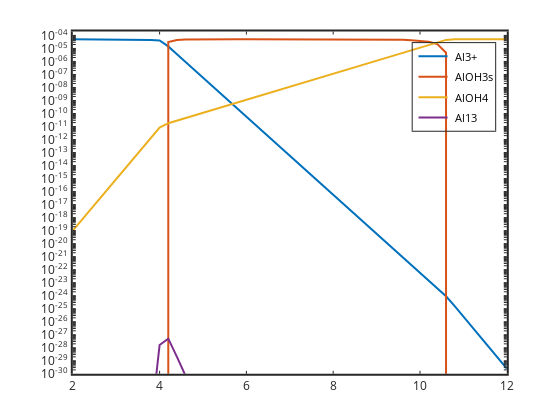

Here is the notebook cell this chart was saved with:
### Code cell
semilogy(pH,Al,'linewidth',2,pH,AlOH3s,'linewidth',2,pH,AlOH4,'linewidth',2, ...
pH,Al13,'linewidth',2)
 set(gca,'linewidth',2,'fontsize',12)
legend('Al3+','AlOH3s','AlOH4','Al13')
axis([2 12 1e-30 2e-4])

### Figure 1 — Plotly figure (JSON) as saved in the notebook; plotly's stock layout.template omitted (floating-point values rounded to 4 significant figures; data arrays with more than 128 entries replaced by an {"elided": "..."} marker saying what was removed)
{"data": [{"line": {"color": "rgb(0,113,188)", "dash": "solid", "width": 2}, "marker": {"color": "rgb(0,113,188)", "line": {"color": "rgb(0,113,188)"}, "size": 6, "symbol": "none"}, "mode": "lines", "name": "Al3+", "showlegend": true, "type": "scatter", "visibility": true, "x": [2, 2.2, 2.4, 2.6, 2.8, 3, 3.2, 3.4, 3.6, 3.8, 4, 4.2, 4.4, 4.6, 4.8, 5, 5.2, 5.4, 5.6, 5.8, 6, 6.2, 6.4, 6.6, 6.8, 7, 7.2, 7.4, 7.6, 7.8, 8, 8.2, 8.4, 8.6, 8.8, 9, 9.2, 9.4, 9.6, 9.8, 10, 10.2, 10.4, 10.6, 10.8, 11, 11.2, 11.4, 11.6, 11.8, 12], "xaxis": "x", "y": [4.989e-05, 4.983e-05, 4.972e-05, 4.956e-05, 4.931e-05, 4.892e-05, 4.831e-05, 4.737e-05, 4.594e-05, 4.385e-05, 4.087e-05, 1.432e-05, 3.597e-06, 9.036e-07, 2.27e-07, 5.702e-08, 1.432e-08, 3.597e-09, 9.036e-10, 2.27e-10, 5.702e-11, 1.432e-11, 3.597e-12, 9.036e-13, 2.27e-13, 5.702e-14, 1.432e-14, 3.597e-15, 9.036e-16, 2.27e-16, 5.702e-17, 1.432e-17, 3.597e-18, 9.036e-19, 2.27e-19, 5.702e-20, 1.432e-20, 3.597e-21, 9.036e-22, 2.27e-22, 5.702e-23, 1.432e-23, 3.597e-24, 9.036e-25, 1.581e-25, 2.506e-26, 3.972e-27, 6.295e-28, 9.976e-29, 1.581e-29, 2.506e-30], "yaxis": "y"}, {"line": {"color": "rgb(216,82,24)", "dash": "solid", "width": 2}, "marker": {"color": "rgb(216,82,24)", "line": {"color": "rgb(216,82,24)"}, "size": 6, "symbol": "none"}, "mode": "lines", "name": "AlOH3s", "showlegend": true, "type": "scatter", "visibility": true, "x": [2, 2.2, 2.4, 2.6, 2.8, 3, 3.2, 3.4, 3.6, 3.8, 4, 4.2, 4.4, 4.6, 4.8, 5, 5.2, 5.4, 5.6, 5.8, 6, 6.2, 6.4, 6.6, 6.8, 7, 7.2, 7.4, 7.6, 7.8, 8, 8.2, 8.4, 8.6, 8.8, 9, 9.2, 9.4, 9.6, 9.8, 10, 10.2, 10.4, 10.6, 10.8, 11, 11.2, 11.4, 11.6, 11.8, 12], "xaxis": "x", "y": [0, 0, 0, 0, 0, 0, 0, 0, 0, 0, 0, 3.057e-05, 4.435e-05, 4.827e-05, 4.943e-05, 4.98e-05, 4.993e-05, 4.997e-05, 4.999e-05, 4.999e-05, 5e-05, 5e-05, 5e-05, 5e-05, 4.999e-05, 4.999e-05, 4.998e-05, 4.997e-05, 4.995e-05, 4.993e-05, 4.989e-05, 4.982e-05, 4.971e-05, 4.955e-05, 4.928e-05, 4.886e-05, 4.82e-05, 4.714e-05, 4.547e-05, 4.282e-05, 3.862e-05, 3.197e-05, 2.142e-05, 4.71e-06, 0, 0, 0, 0, 0, 0, 0], "yaxis": "y"}, {"line": {"color": "rgb(236,176,31)", "dash": "solid", "width": 2}, "marker": {"color": "rgb(236,176,31)", "line": {"color": "rgb(236,176,31)"}, "size": 6, "symbol": "none"}, "mode": "lines", "name": "AlOH4", "showlegend": true, "type": "scatter", "visibility": true, "x": [2, 2.2, 2.4, 2.6, 2.8, 3, 3.2, 3.4, 3.6, 3.8, 4, 4.2, 4.4, 4.6, 4.8, 5, 5.2, 5.4, 5.6, 5.8, 6, 6.2, 6.4, 6.6, 6.8, 7, 7.2, 7.4, 7.6, 7.8, 8, 8.2, 8.4, 8.6, 8.8, 9, 9.2, 9.4, 9.6, 9.8, 10, 10.2, 10.4, 10.6, 10.8, 11, 11.2, 11.4, 11.6, 11.8, 12], "xaxis": "x", "y": [9.954e-20, 6.273e-19, 3.95e-18, 2.484e-17, 1.559e-16, 9.761e-16, 6.081e-15, 3.762e-14, 2.303e-13, 1.387e-12, 8.154e-12, 1.803e-11, 2.858e-11, 4.529e-11, 7.178e-11, 1.138e-10, 1.803e-10, 2.858e-10, 4.529e-10, 7.178e-10, 1.138e-09, 1.803e-09, 2.858e-09, 4.529e-09, 7.178e-09, 1.138e-08, 1.803e-08, 2.858e-08, 4.529e-08, 7.178e-08, 1.138e-07, 1.803e-07, 2.858e-07, 4.529e-07, 7.178e-07, 1.138e-06, 1.803e-06, 2.858e-06, 4.529e-06, 7.178e-06, 1.138e-05, 1.803e-05, 2.858e-05, 4.529e-05, 5e-05, 5e-05, 5e-05, 5e-05, 5e-05, 5e-05, 5e-05], "yaxis": "y"}, {"line": {"color": "rgb(125,46,141)", "dash": "solid", "width": 2}, "marker": {"color": "rgb(125,46,141)", "line": {"color": "rgb(125,46,141)"}, "size": 6, "symbol": "none"}, "mode": "lines", "name": "Al13", "showlegend": true, "type": "scatter", "visibility": true, "x": [2, 2.2, 2.4, 2.6, 2.8, 3, 3.2, 3.4, 3.6, 3.8, 4, 4.2, 4.4, 4.6, 4.8, 5, 5.2, 5.4, 5.6, 5.8, 6, 6.2, 6.4, 6.6, 6.8, 7, 7.2, 7.4, 7.6, 7.8, 8, 8.2, 8.4, 8.6, 8.8, 9, 9.2, 9.4, 9.6, 9.8, 10, 10.2, 10.4, 10.6, 10.8, 11, 11.2, 11.4, 11.6, 11.8, 12], "xaxis": "x", "y": [2.209e-91, 5.456e-85, 1.335e-78, 3.215e-72, 7.559e-66, 1.711e-59, 3.648e-53, 7.096e-47, 1.199e-40, 1.641e-34, 1.652e-28, 4.989e-28, 1.986e-29, 7.907e-31, 3.148e-32, 1.253e-33, 4.989e-35, 1.986e-36, 7.907e-38, 3.148e-39, 1.253e-40, 4.989e-42, 1.986e-43, 7.907e-45, 3.148e-46, 1.253e-47, 4.989e-49, 1.986e-50, 7.907e-52, 3.148e-53, 1.253e-54, 4.989e-56, 1.986e-57, 7.907e-59, 3.148e-60, 1.253e-61, 4.989e-63, 1.986e-64, 7.907e-66, 3.148e-67, 1.253e-68, 4.989e-70, 1.986e-71, 7.907e-73, 2.862e-76, 2.862e-80, 2.862e-84, 2.862e-88, 2.862e-92, 2.862e-96, 2.862e-100], "yaxis": "y"}, {"hoverinfo": "none", "line": {"color": "rgb(0,113,188)", "dash": "solid", "width": 2}, "marker": {"color": "rgb(0,113,188)", "line": {"color": "rgb(0,113,188)"}, "size": 6, "symbol": "none"}, "mode": "lines", "name": "", "showlegend": false, "type": "scatter", "visibility": true, "x": [3, 18], "xaxis": "x2", "y": [6.78, 6.78], "yaxis": "y2"}, {"hoverinfo": "none", "line": {"color": "rgb(216,82,24)", "dash": "solid", "width": 2}, "marker": {"color": "rgb(216,82,24)", "line": {"color": "rgb(216,82,24)"}, "size": 6, "symbol": "none"}, "mode": "lines", "name": "", "showlegend": false, "type": "scatter", "visibility": true, "x": [3, 18], "xaxis": "x2", "y": [17.34, 17.34], "yaxis": "y2"}, {"hoverinfo": "none", "line": {"color": "rgb(236,176,31)", "dash": "solid", "width": 2}, "marker": {"color": "rgb(236,176,31)", "line": {"color": "rgb(236,176,31)"}, "size": 6, "symbol": "none"}, "mode": "lines", "name": "", "showlegend": false, "type": "scatter", "visibility": true, "x": [3, 18], "xaxis": "x2", "y": [27.9, 27.9], "yaxis": "y2"}, {"hoverinfo": "none", "line": {"color": "rgb(125,46,141)", "dash": "solid", "width": 2}, "marker": {"color": "rgb(125,46,141)", "line": {"color": "rgb(125,46,141)"}, "size": 6, "symbol": "none"}, "mode": "lines", "name": "", "showlegend": false, "type": "scatter", "visibility": true, "x": [3, 18], "xaxis": "x2", "y": [38.46, 38.46], "yaxis": "y2"}], "layout": {"annotations": [{"font": {"color": "rgb(0,0,0)", "size": 10.8}, "showarrow": false, "text": "Al3+", "x": 21, "xanchor": "left", "xref": "x2", "y": 6.78, "yanchor": "middle", "yref": "y2"}, {"font": {"color": "rgb(0,0,0)", "size": 10.8}, "showarrow": false, "text": "AlOH3s", "x": 21, "xanchor": "left", "xref": "x2", "y": 17.34, "yanchor": "middle", "yref": "y2"}, {"font": {"color": "rgb(0,0,0)", "size": 10.8}, "showarrow": false, "text": "AlOH4", "x": 21, "xanchor": "left", "xref": "x2", "y": 27.9, "yanchor": "middle", "yref": "y2"}, {"font": {"color": "rgb(0,0,0)", "size": 10.8}, "showarrow": false, "text": "Al13", "x": 21, "xanchor": "left", "xref": "x2", "y": 38.46, "yanchor": "middle", "yref": "y2"}], "height": 420, "hovermode": "closest", "margin": {"b": 0, "l": 0, "r": 0, "t": 0}, "plot_bgcolor": "rgba(0,0,0,0)", "showlegend": false, "width": 560, "xaxis": {"anchor": "y", "autorange": false, "domain": [0.13, 0.905], "exponentformat": "none", "gridcolor": "rgba(38,38,38,0.15)", "gridwidth": 2, "linecolor": "rgb(38,38,38)", "linewidth": 2, "mirror": "ticks", "range": [2, 12], "showgrid": false, "showline": true, "side": "bottom", "spikedash": "solid", "spikemode": "across", "spikesides": false, "spikethickness": 1, "tickangle": 0, "tickcolor": "rgb(38,38,38)", "tickfont": {"color": "rgb(38,38,38)", "size": 12}, "ticklen": 3, "ticks": "inside", "ticktext": ["2", "4", "6", "8", "10", "12"], "tickvals": [2, 4, 6, 8, 10, 12], "title": {"font": {"color": "rgb(0,0,0)", "size": 13.2}, "text": ""}, "type": "linear", "visible": true, "zeroline": false}, "xaxis2": {"anchor": "y2", "autorange": false, "domain": [0.737, 0.8842], "exponentformat": "none", "fixedrange": true, "gridcolor": "rgba(38,38,38,0.15)", "gridwidth": 1, "linecolor": "rgb(38,38,38)", "linewidth": 1, "mirror": true, "range": [0, 42.59], "showgrid": false, "showline": true, "showspikes": false, "side": "bottom", "spikedash": "solid", "spikemode": "across", "spikesides": false, "spikethickness": 1, "tickangle": 0, "tickcolor": "rgb(38,38,38)", "tickfont": {"color": "rgb(38,38,38)", "size": 10.8}, "ticklen": 3, "ticks": "", "ticktext": [], "tickvals": [], "title": {"font": {"color": "rgb(0,0,0)", "size": 11.88}, "text": ""}, "type": "linear", "visible": true, "zeroline": false}, "yaxis": {"anchor": "x", "autorange": false, "domain": [0.11, 0.925], "exponentformat": "none", "gridcolor": "rgba(38,38,38,0.15)", "gridwidth": 2, "linecolor": "rgb(38,38,38)", "linewidth": 2, "mirror": "ticks", "range": [-30, -3.699], "showgrid": false, "showline": true, "side": "left", "spikedash": "solid", "spikemode": "across", "spikesides": false, "spikethickness": 1, "tickangle": 0, "tickcolor": "rgb(38,38,38)", "tickfont": {"color": "rgb(38,38,38)", "size": 12}, "ticklen": 3, "ticks": "inside", "ticktext": {"elided": "236 str values"}, "tickvals": {"elided": "236 float values"}, "title": {"font": {"color": "rgb(0,0,0)", "size": 13.2}, "text": ""}, "type": "log", "visible": true, "zeroline": false}, "yaxis2": {"anchor": "x2", "autorange": false, "domain": [0.6887, 0.8973], "exponentformat": "none", "fixedrange": true, "gridcolor": "rgba(38,38,38,0.15)", "gridwidth": 1, "linecolor": "rgb(38,38,38)", "linewidth": 1, "mirror": true, "range": [45.24, 0], "showgrid": false, "showline": true, "showspikes": false, "side": "left", "spikedash": "solid", "spikemode": "across", "spikesides": false, "spikethickness": 1, "tickangle": 0, "tickcolor": "rgb(38,38,38)", "tickfont": {"color": "rgb(38,38,38)", "size": 10.8}, "ticklen": 3, "ticks": "", "ticktext": [], "tickvals": [], "title": {"font": {"color": "rgb(0,0,0)", "size": 11.88}, "text": ""}, "type": "linear", "visible": true, "zeroline": false}}}
